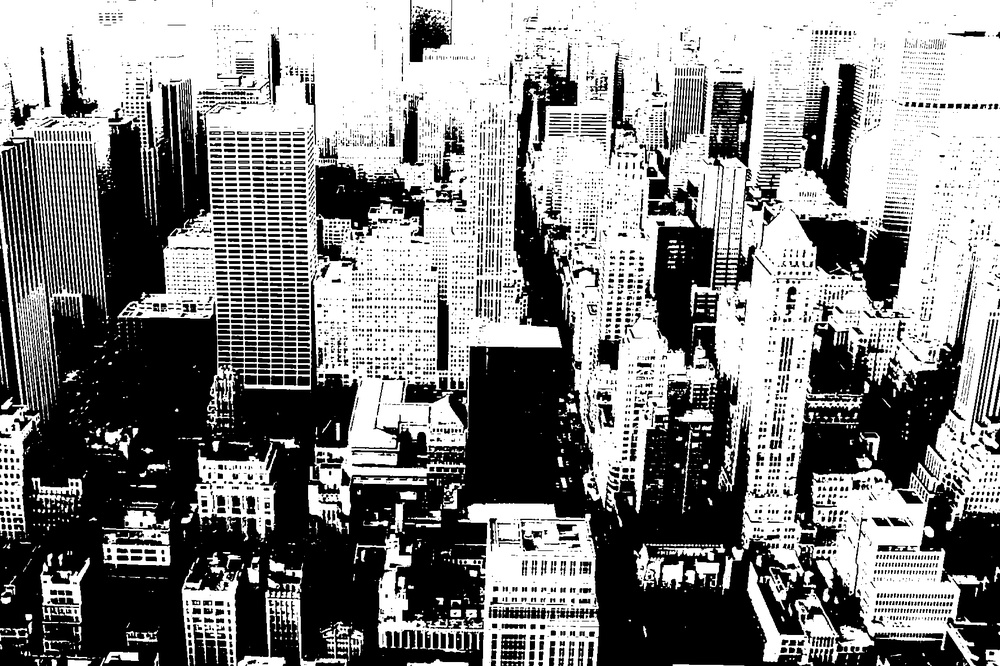
#> input picture pr3/01.jpg, 1000 x 666 px, shrunk from 1772 x 1181 before the run; its folder holds only this picture in this run
$ jupyter execute pr3.ipynb
#> lines starting #> are read from the running program, lines starting #| are printed output that depends on the picture
#> further down, img is the input picture: PIL image 1000x666 L; min 0, max 255, mean 134.3
[cell 1]
import math
import numpy as np
from PIL import Image, ImageFilter, ImageEnhance
import matplotlib.pyplot as plt
from skimage import io, filters
from scipy import signal, ndimage
import cv2
import random
import os

[cell 2]
def ShowImage(img, name):
    fig, axes = plt.subplots(1)
    axes.imshow(img, cmap="gray")
    axes.set_title(name)
    axes.axis("off")
    fig.set_figwidth(10)
    fig.set_figheight(10)
    plt.show()

def PrintHist(imageArray, text):
#> called with text = 'pr3/01.jpg'
    x = [i for i in range(0,256)]
    y = np.zeros(256, dtype = int)
    y1 = np.zeros(256, dtype = int)
    y2 = np.zeros(256, dtype = int)
    y3 = np.zeros(256, dtype = int)
    plt.figure(figsize=[10,6])
    if len(imageArray.shape)>2:
      for i in imageArray[:,:,0].flat:
        y[i] += 1
      for i in imageArray[:,:,1].flat:
        y1[i] += 1
      for i in imageArray[:,:,2].flat:
        y2[i] += 1
      for i in imageArray.flat:
        y3[i] += 1
      plt.bar(x, y)
      plt.bar(x, y1)
      plt.bar(x, y2)
    else:
      for i in imageArray.flat:
        y3[i] += 1
#> after the loop, y3 = 256 values, max 179168 at index 0, min 360 at index 86, mean 2601.6
      plt.bar(x, y3)
    plt.title(text)
    plt.ylabel("Кол-во пикселей")
    plt.xlabel("Уровень яркости")
    plt.xlim([-1, 256])
    plt.show()
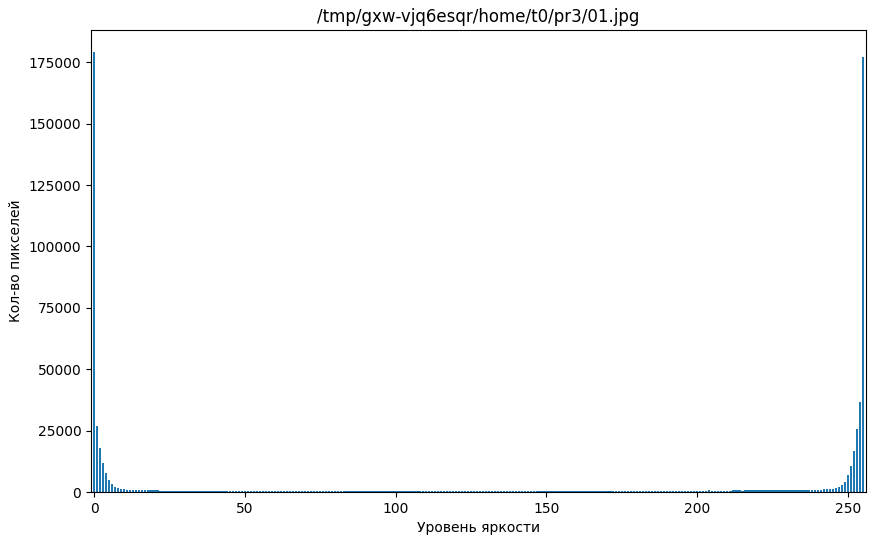
#> figure drawn by matplotlib, 1 panel; tallest bar 179168 high, from x = -0.4 to 0.4
    IsLight(y3, imageArray)
    pass

def IsLight(lightArray, imgArray):
  lightArray = lightArray / imgArray.size
#> lightArray = 256 values, max 0.269 at index 0, min 0.000541 at index 86, mean 0.00391
  treshHold = (np.max(lightArray) * 10)/100
#> treshHold = 0.0269
  newLightArray = lightArray > treshHold
  newLightArraySum = newLightArray.sum()
#> newLightArraySum = 5
  if newLightArraySum > 7:
    print("Тоновое")
  elif newLightArraySum <= 2 and newLightArraySum != 0:
    print("Штриховое")
  else:
    print("Многоградационное")
  pass

def IsGreyScale(img):
  imgRGB = img.convert('RGB')
  w,h = imgRGB.size
#> w = 1000; h = 666
  for i in range(w):
    for j in range(h):
      r,g,b = imgRGB.getpixel((i,j))
      if r != g != b: return False
  return True

[cell 3]
for root, dirs, files in os.walk("/content/pr3"):
    for filename in files:
      imgFullPath = f"{root}/{filename}"
      img = Image.open(imgFullPath)
      imgArr = np.asarray(img)
      ShowImage(img, imgFullPath)
      PrintHist(imgArr, imgFullPath)
      if IsGreyScale(img) == True:
        print("Черно-белое")
      else:
        print("Цветное")
      print()


$ run again, on pr3/05.jpg
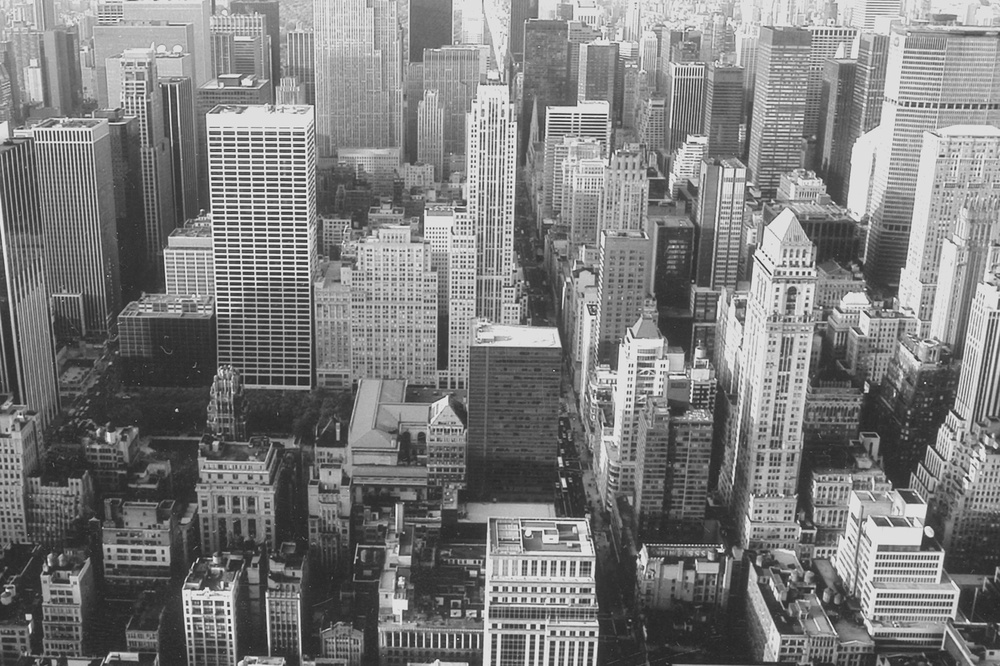
#> input picture pr3/05.jpg, 1000 x 666 px, shrunk from 1772 x 1181 before the run
#> img is the input picture: PIL image 1000x666 L; min 31, max 248, mean 124.5
#> the loop in PrintHist, `for i in imageArray.flat:` made 666000 passes
#> i on passes 1 to 3: 202, 219, 215
#> after the loop in PrintHist, `for i in imageArray.flat:`: y3 = 256 values, max 9259 at index 223, min 0 at index 0, mean 2601.6
#> in PrintHist, `plt.show()`:
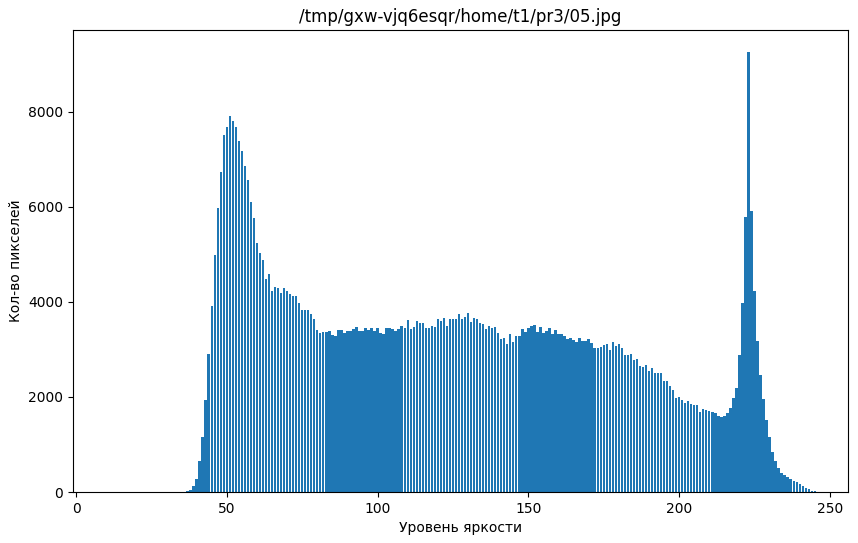
#> figure drawn by matplotlib, 1 panel; tallest bar 9259 high, from x = 222.6 to 223.4
#> lightArray = 256 values, max 0.0139 at index 223, min 0 at index 0, mean 0.00391
#> treshHold = 0.00139
#> newLightArraySum = 189

$ run again, on pr3/07.jpg
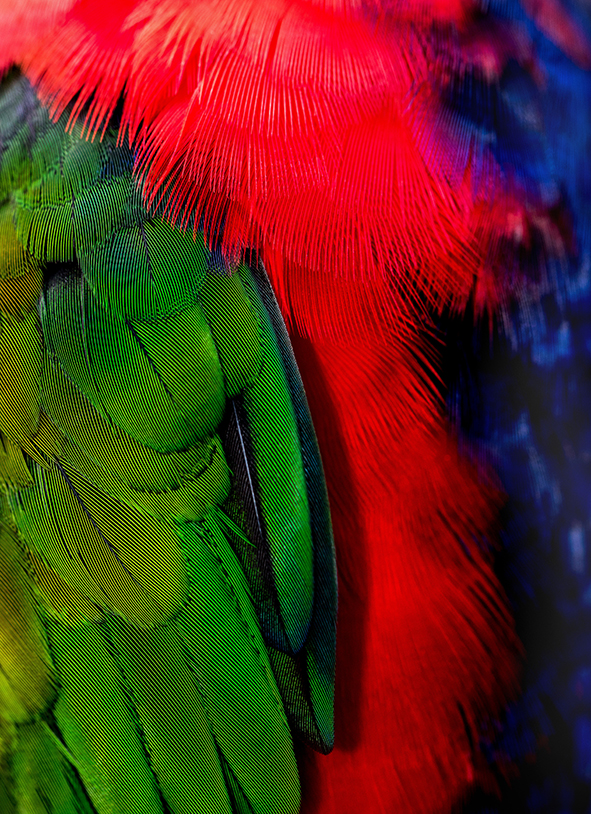
#> input picture pr3/07.jpg, 591 x 814 px
#> img is the input picture: PIL image 591x814 RGB; mean R, G, B 93, 44.3, 26
#> the loop in PrintHist, `for i in imageArray[:,:,0].flat:` made 481074 passes
#> i on passes 1 to 3: 250, 252, 252
#> after the loop in PrintHist, `for i in imageArray[:,:,0].flat:`: y = 256 values, max 28009 at index 0, min 581 at index 203, mean 1879.2
#> the loop in PrintHist, `for i in imageArray[:,:,1].flat:` made 481074 passes
#> i on passes 1 to 3: 113, 114, 116
#> after the loop in PrintHist, `for i in imageArray[:,:,1].flat:`: y1 = 256 values, max 63545 at index 1, min 132 at index 251, mean 1879.2
#> the loop in PrintHist, `for i in imageArray[:,:,2].flat:` made 481074 passes
#> i on passes 1 to 3: 103, 103, 104
#> after the loop in PrintHist, `for i in imageArray[:,:,2].flat:`: y2 = 256 values, max 44761 at index 0, min 0 at index 191, mean 1879.2
#> the loop in PrintHist, `for i in imageArray.flat:` made 1443222 passes
#> after the loop in PrintHist, `for i in imageArray.flat:`: y3 = 256 values, max 134992 at index 0, min 896 at index 222, mean 5637.6
#> in PrintHist, `plt.show()`:
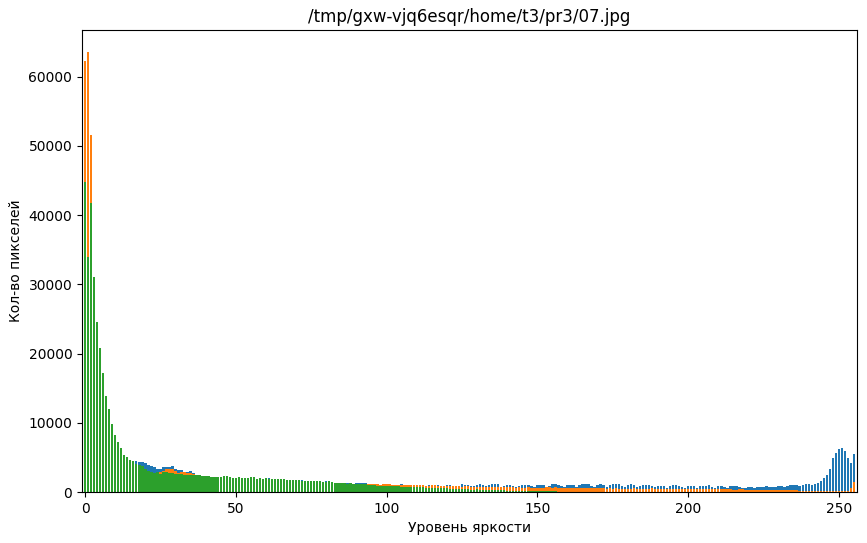
#> figure drawn by matplotlib, 1 panel; tallest bar 28009 high, from x = -0.4 to 0.4; tallest bar 63545 high, from x = 0.6 to 1.4; tallest bar 44761 high, from x = -0.4 to 0.4
#> lightArray = 256 values, max 0.0935 at index 0, min 0.000621 at index 222, mean 0.00391
#> treshHold = 0.00935
#> newLightArraySum = 13

$ run again, on pr3/02.jpg
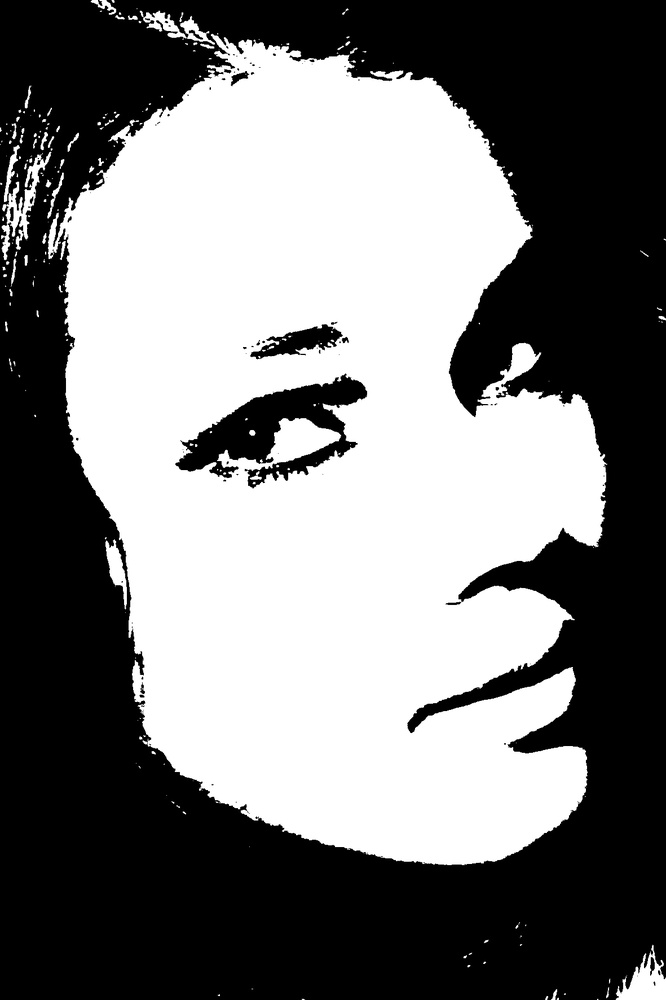
#> input picture pr3/02.jpg, 666 x 1000 px, shrunk from 1181 x 1772 before the run
#> img is the input picture: PIL image 666x1000 L; min 0, max 255, mean 121.5
#> after the loop in PrintHist, `for i in imageArray.flat:`: y3 = 256 values, max 323403 at index 0, min 24 at index 106, mean 2601.6
#> in PrintHist, `plt.show()`:
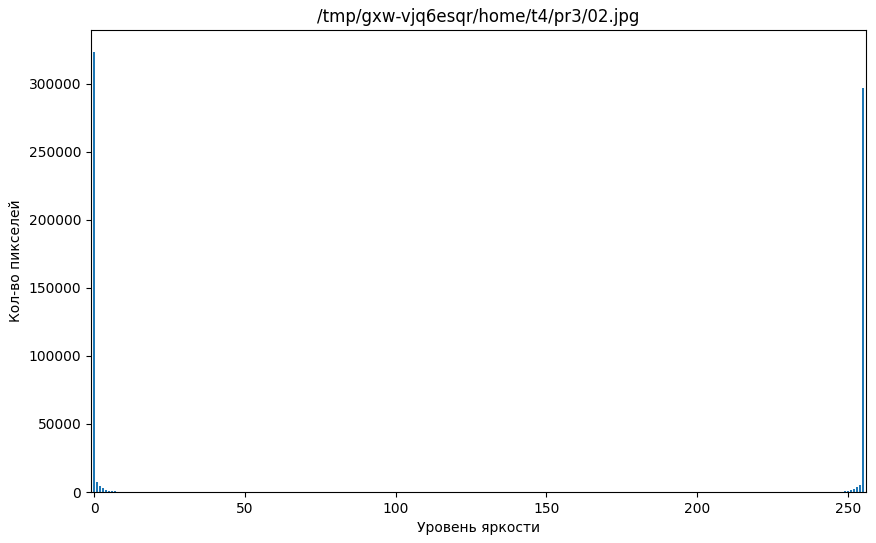
#> figure drawn by matplotlib, 1 panel; tallest bar 323403 high, from x = -0.4 to 0.4
#> lightArray = 256 values, max 0.486 at index 0, min 3.6e-05 at index 106, mean 0.00391
#> treshHold = 0.0486
#> newLightArraySum = 2
